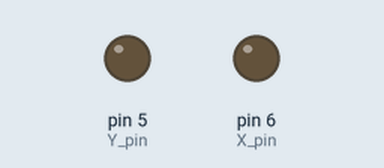
Recording of a sketch running on a simulated Arduino Uno, built with avr-gcc and run on an emulated ATmega328P. Parts: output pins drawn as LEDs (lit = HIGH).

Above: at 2.5 s.
Timing chart, 0 to 4.0 s (numbered marks = the images above):
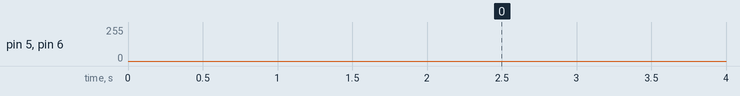

The sketch:

Carnation2-2.ino
```cpp
//半開的康乃馨_閃爍

//Inputs/Outputs
int X_pin = 6;
int Y_pin = 5;
int Pot = A0;

int point_delay = 1000;         //Delay between loops in us
#define how_many_vertices  27 //Put here the amount of vertices that you ahve
//Coordinates for the X & Y (remember, up to 254 coordinates)
byte coordinate[how_many_vertices * 2] = {
  116, 255,
  117, 197,
  95, 145,
  96, 129,
  62, 139,
  48, 119,
  62, 104,
  96, 113,
  67, 93,
  73, 72,
  90, 72,
  109, 92,
  100, 67,
  118, 49,
  132, 66,
  124, 104,
  143, 73,
  167, 72,
  161, 95,
  137, 112,
  166, 106,
  179, 120,
  169, 137,
  138, 129,
  137, 145,
  118, 195,
  116, 241,

};


void setup() {
  pinMode(X_pin, OUTPUT);     //Define the pin as output
  pinMode(Y_pin, OUTPUT);     //Define the pin as output
  pinMode(Pot, INPUT);        //Define the pin as input for the potentiometer

  //Now we adjust PWM frequency using Prescale_factor
  TCCR0A =  (TCCR0A & B10100011 + TCCR0A | B10100011);  //(1<<COM0A1 | 0<<COM0A0 | 1<<COM0B1 | 0<<COM0B0 | 1<<WGM01 | 1<<WGM00);
  TCCR0B =  (TCCR0B & B00000001 + TCCR0B | B00000001);  //(0<<FOC0A | 0<<FOC0B | 0<<WGM02 | 0<<CS02 | 0<<CS01 | 1<<CS00);
  TIMSK0 =  (TIMSK0 & B11111000);                       //(0<<OCIE0B | 0<<OCIE0A  | 0<<TOIE0);

}

void loop() {

  unsigned char loopcount;
  {
    point_delay = 1500;            //Read analog value adn map it to a range between 10 and 2000us
    for (int i=0;i<30;i++) {
      for (loopcount = 0; loopcount < how_many_vertices * 2; loopcount++)
      {
        if (loopcount % 2 == 0) {
          analogWrite(X_pin, coordinate[loopcount]);                          //In this "for" we change the analog PWM width according to X axis and Y axis
          analogWrite(Y_pin, coordinate[loopcount + 1]);

        }
        delayMicroseconds(point_delay);                                 //Add the delay
      }
    }
    for (int i=0;i<30;i++) {
      for (loopcount = 0; loopcount < how_many_vertices * 2; loopcount++)
      {
        if (loopcount % 2 == 0) {
          analogWrite(X_pin, 0);                          //In this "for" we change the analog PWM width according to X axis and Y axis
          analogWrite(Y_pin, 0);

        }
        delayMicroseconds(point_delay);                                 //Add the delay
      }
    }


  }
}
```
